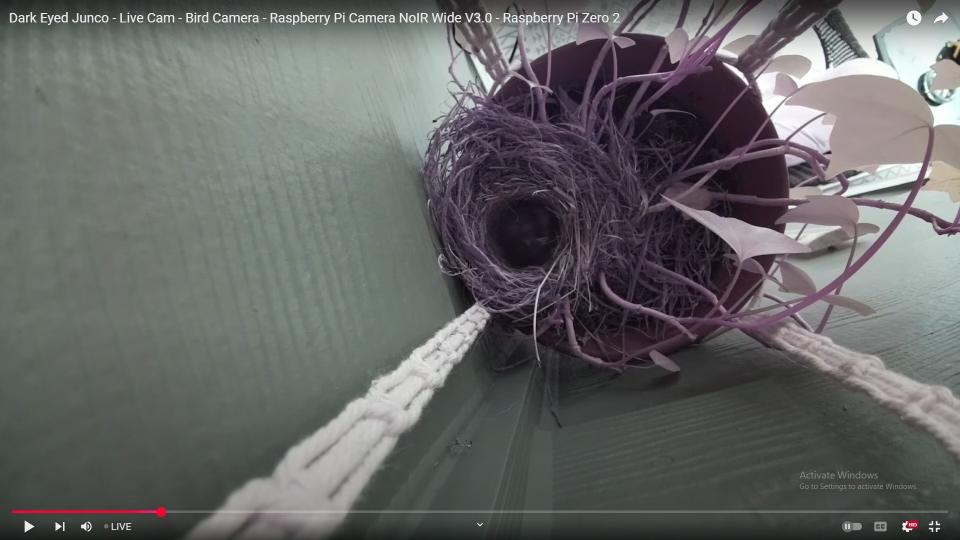
#> input picture ExampleOff.jpg, 1920 x 1080 px (shown at 1/2 size)
$ python -i mom_detector.py   (imports and definitions only)
#> lines starting #> are read from the running program, lines starting #| are printed output that depends on the picture

#!/usr/bin/env python3
"""
Train and run a lightweight HOG+SVM model to detect “on nest” vs “off nest”,
with automatic cropping from full HD to ROI and automatic misclassification sorting.

This version uses a dynamic ROI based on image dimensions, so you can adjust
ROI percentage to encompass the full nest area after hatching.

Usage:
  # Train model (crops, trains, evaluates, and sorts misclassifications)
  python mom_detector.py train

  # Infer on a new image
  python mom_detector.py infer --image path/to/image.jpg

"""
import os
import cv2
import joblib
import shutil
import numpy as np
from skimage.feature import hog
from sklearn.svm import LinearSVC
from sklearn.model_selection import train_test_split
from sklearn.metrics import classification_report

# ─── CONFIG ───────────────────────────────────────────────
DATA_DIR     = "data"
SUBDIRS_RAW  = ("off_nest", "on_nest")
# ROI percentages (x_min_pct, y_min_pct, x_max_pct, y_max_pct)
ROI_PCT      = (0.49, 0.25, 0.7, 0.60)
IMG_SIZE     = (64, 64)                # resize after cropping
MODEL_PATH   = "mom_detector_svm.joblib"
HOG_PARAMS   = dict(
    orientations=9,
    pixels_per_cell=(8, 8),
    cells_per_block=(2, 2),
    block_norm="L2-Hys"
)
# ──────────────────────────────────────────────────────────

def extract_hog_features(image):
    return hog(image, visualize=False, feature_vector=True, **HOG_PARAMS)


def is_enhanced_model(model_path):
    """Check if the saved model is an enhanced model."""
    if not os.path.exists(model_path):
        return False
    try:
        model = joblib.load(model_path)
        # Enhanced model is an ensemble, original is LinearSVC
        return hasattr(model, 'estimators_') or hasattr(model, 'named_estimators_')
    except:
        return False


# [8 lines left out: function extract_enhanced_features_compatible, not called in this run]


def compute_roi_coords(w, h):
    x_min = int(ROI_PCT[0] * w)
    y_min = int(ROI_PCT[1] * h)
    x_max = int(ROI_PCT[2] * w)
    y_max = int(ROI_PCT[3] * h)
    return x_min, y_min, x_max, y_max


# [95 lines left out: functions ensure_cropped, load_dataset, train_and_save, not called in this run]


def infer_on_image(image_path):
#> called with image_path = 'ExampleOff.jpg'
    if not os.path.isfile(image_path):
        raise FileNotFoundError(f"Cannot find file: {image_path}")
    img = cv2.imread(image_path)
#> img is the input picture: shape (1080, 1920, 3); mean B, G, R 101.9, 102.6, 101.5
    if img is None:
        raise IOError(f"cv2 failed to load: {image_path}")
    h, w = img.shape[:2]
#> h = 1080; w = 1920
    x_min, y_min, x_max, y_max = compute_roi_coords(w, h)
#> x_min = 940; y_min = 270; x_max = 1344; y_max = 648
    if w >= x_max and h >= y_max:
        roi = img[y_min:y_max, x_min:x_max]
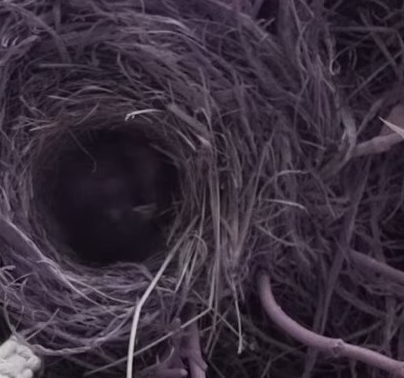
#> roi: shape (378, 404, 3); mean B, G, R 60.9, 47.6, 58.2
    else:
        roi = img
    gray = cv2.cvtColor(roi, cv2.COLOR_BGR2GRAY)

    # Check if we have an enhanced model
    if is_enhanced_model(MODEL_PATH):
        # Use enhanced processing for enhanced model
        small = cv2.resize(gray, (128, 128))  # Enhanced model uses 128x128
        feats = extract_enhanced_features_compatible(small).reshape(1, -1)
    else:
        # Use original processing for original model
        small = cv2.resize(gray, IMG_SIZE)
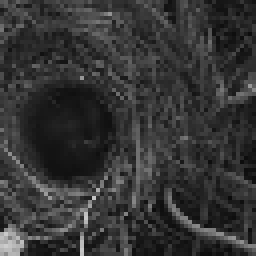
#> small: shape (64, 64) (shown 4 times larger); min 11, max 204, mean 52.5
        feats = extract_hog_features(small).reshape(1, -1)

#> (the run stopped early here; a loop or call above may not have finished)

$ run again, on test_crop.jpg
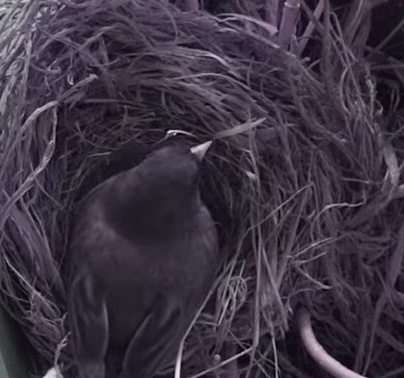
#> input picture test_crop.jpg, 404 x 378 px
#> in infer_on_image, img is the input picture: shape (378, 404, 3); mean B, G, R 66.3, 52, 60.7
#> in infer_on_image, `roi = img[y_min:y_max, x_min:x_max]`:
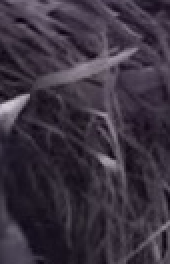
#> roi: shape (132, 85, 3) (shown 2 times larger); mean B, G, R 63.6, 50.7, 59.3
#> in infer_on_image, `small = cv2.resize(gray, IMG_SIZE)`:
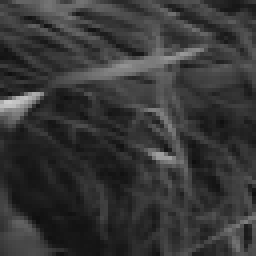
#> small: shape (64, 64) (shown 4 times larger); min 14, max 204, mean 54.7

$ run again, on test_crop_snap.jpg
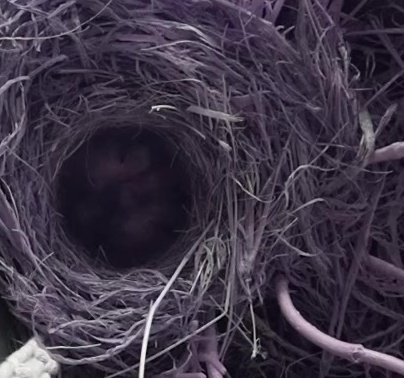
#> input picture test_crop_snap.jpg, 404 x 378 px
#> in infer_on_image, img is the input picture: shape (378, 404, 3); mean B, G, R 70.1, 54, 62.5
#> in infer_on_image, `roi = img[y_min:y_max, x_min:x_max]`:
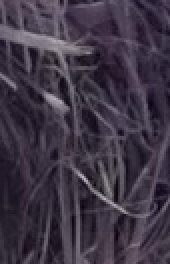
#> roi: shape (132, 85, 3) (shown 2 times larger); mean B, G, R 69.4, 54.4, 63.2
#> in infer_on_image, `small = cv2.resize(gray, IMG_SIZE)`:
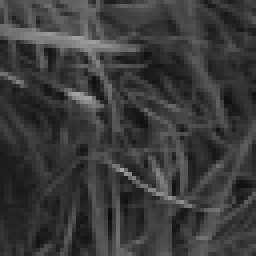
#> small: shape (64, 64) (shown 4 times larger); min 11, max 165, mean 58.7
